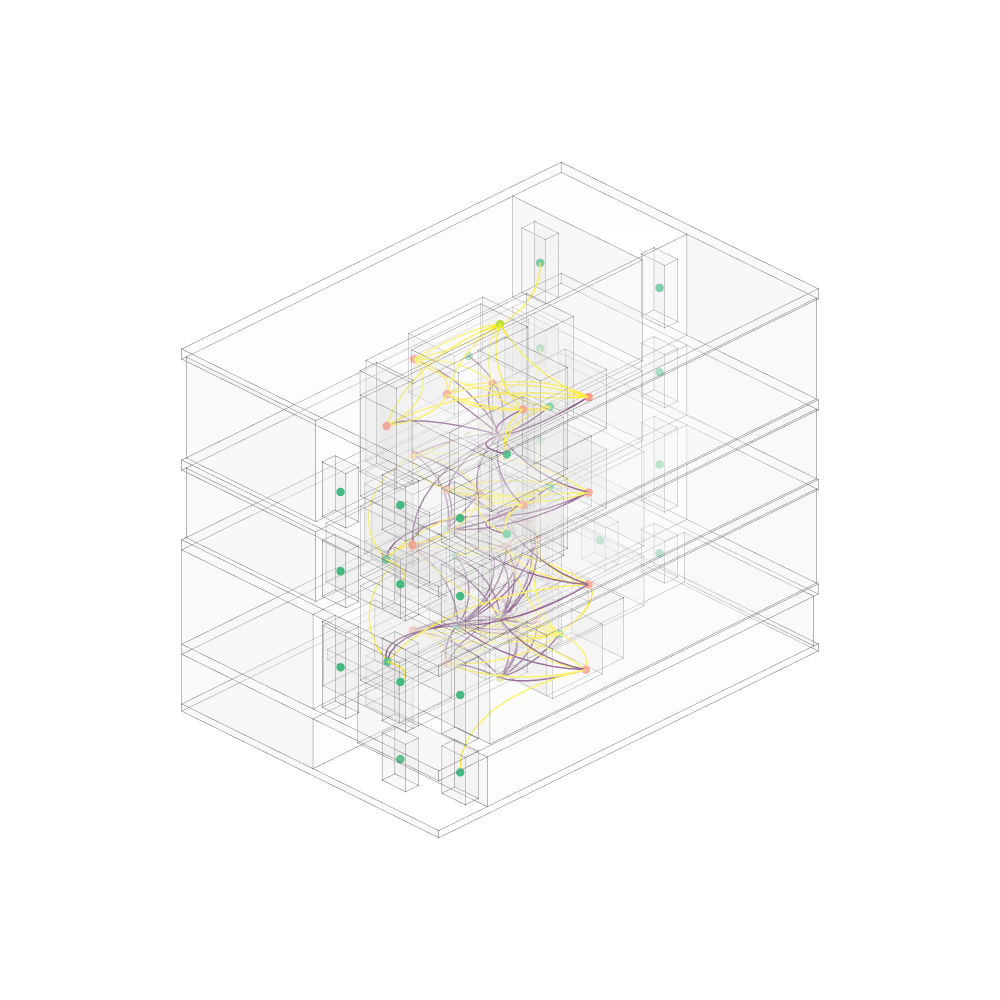

Notebook cell for this chart:
### Markdown cell above
## 15. Show the spatial relationships graph

### Code cell
Topology.Show(
    spatial_boxes, spatial_graph,
    faceOpacity=0.1,
    sagitta=0.15,
    absolute=False,
    backgroundColor=GRAPH_BG_LIGHT,
    vertexSizeKey=GRAPH_NODE_SIZE_KEY,
    vertexColorKey=GRAPH_NODE_COLOR_KEY,
    edgeColor=GRAPH_EDGE_COLOR,
    edgeWidthKey="width",
    edgeColorKey="color",
    camera=CAM_STACK,
    center=CAM_STACK_CTR,
    up=CAM_STACK_UP,
    projection=CAM_STACK_PRJ,
    width=1000, height=1000,
    renderer=renderer
)
